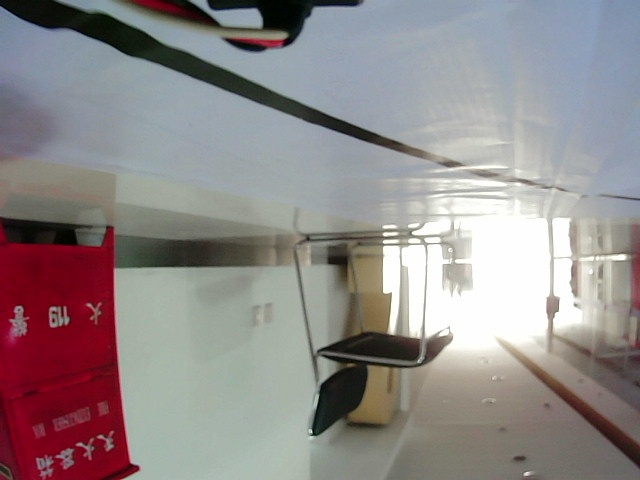
#> input picture ImageProcess/left.jpg, 640 x 480 px
$ python -i complete.py   (imports and definitions only)   (Python 2 division)   (older library calls are emulated)
#> lines starting #> are read from the running program, lines starting #| are printed output that depends on the picture; after the words box and inside, x2 and y2 are one past the last pixel; in counts of white or black regions, pixels touching at a corner belong together; long printed decimals are rounded
### driver.py
#!/usr/bin/python
# -*- coding: utf-8 -*-

import threading
import socket, json, time
import traceback

class driver:
    __sock = None
    __dst = None
    __conf = {}
    __keepRunning = True
    __recv_t = None
    __uid = 0

    def __init__(self):
        print ("----------Driver No.%d Init----------" % id(self))
        try:
            self.__dst = ('127.0.0.1', 61551)

            self.__sock = socket.socket(socket.AF_INET, socket.SOCK_DGRAM)
            self.__sock.settimeout(1.0)
            self.__recv_t = threading.Thread(target=self.recv_thread)
            self.__recv_t.start()
        except:
            traceback.print_exc()
            print ("----------Driver Init Failed----------")
            return
        print ("----------Driver Init Done----------")

    def __del__(self):
        # self.close()
        print ("\n----------Driver No.%d End----------" % id(self))

    def __launch(self):
        self.__sock.sendto(json.dumps(self.__conf).encode('utf-8'), self.__dst)
        self.__conf = {}

    def __setMotor(self, motor):
        # motor: from -1 to 1
        self.__conf['sm'] = round(max(min(motor, 1), -1), 3)

    def __setServo(self, steer):
        # steer: from -1 to 1
        self.__conf['ss'] = round(max(min(steer, 1), -1), 3)

    def __setDist(self, dt):
        # distance: from 0 to 0xffffffff
        self.__conf['sd'] = dt

    def __setMode(self, md):
        if md == 'speed':
            self.__conf['so'] = 1
        if md == 'distance':
            self.__conf['so'] = 3
        if md == 'stop':
            self.__conf['so'] = 0

    def __getMode(self):
        self.__conf['ro'] = 0

    def __getSensor(self):
        self.__conf['rs'] = 0

    def setStatus(self, **dt):
        self.__conf['uid'] = round(time.time(), 5)
        if 'motor' in dt:
            self.__setMotor(dt['motor'])
        if 'servo' in dt:
            self.__setServo(dt['servo'])
        if 'dist' in dt:
            self.__setDist(dt['dist'])
        if 'mode' in dt:
            self.__setMode(dt['mode'])
        self.__launch()

    # [12 lines left out: functions getStatus, close, not called in this run]

    def heartBeat(self):
        self.setStatus()

    # [26 lines left out: functions parse_feedback, recv_thread, not called in this run]


# [4 lines that do not run on import are left out]

### 1/complete.py
#!/usr/bin/python
# -*- coding: utf-8 -*-

from driver import driver
import numpy as np
import cv2
import math
import matplotlib.pyplot as plt
import time
import io
from time import sleep
import picamera

#定义全局变量
pattern=1
mm=0
ss=0
d=driver()
latest_mm=0.1
latest_ss=0
e=0
ed=0
e1=0
ei=0
u=0
flag_stop=0
ss1=0
ss2=0

pixel_rgb = np.array([[85,60,50],[75,35,130],[30,125,120],[124,107,40]])
pixel_l = np.array([[108,100,46],[161,180,46],[31,180,46],[95,140,46]])
pixel_u = np.array([[112,130,255],[169,255,255],[35,255,255],[98,190,255]])

class point:
    def __init__(self,x=0,y=0):
        self.x = x
        self.y = y


# [26 lines left out: functions motion_process, wiener, not called in this run]

def crossroad_process(img):
    height=img.shape[0]
    width=img.shape[1]
    # roi is the road condition
    roi=img[int(0.7*height):int(height),int(0.2*width):int(0.8*width)]
    gray = cv2.cvtColor(roi,cv2.COLOR_BGR2GRAY)
    # find Harris corners
    gray = np.float32(gray)
    dst = cv2.cornerHarris(gray,2,3,0.04)
    dst = cv2.dilate(dst,None)
    ret, dst = cv2.threshold(dst,0.01*dst.max(),255,0)
    dst = np.uint8(dst)

    # find centroids
    ret, labels, stats, centroids = cv2.connectedComponentsWithStats(dst)

    # define the criteria to stop and refine the corners
    criteria = (cv2.TERM_CRITERIA_EPS + cv2.TERM_CRITERIA_MAX_ITER, 100, 0.001)
    corners = cv2.cornerSubPix(gray,np.float32(centroids),(5,5),(-1,-1),criteria)

    # Now draw them
    res = np.int0(corners)
    point_num = res.shape[0]

    roi_height=roi.shape[0]
    roi_width=roi.shape[1]

    sum_y=0
    sum_x=0
    cnt=0

    for i in range(point_num):
        if ( res[i,1]<int(0.6*roi_height) and res[i,1]>int(0.4*roi_height)
         and res[i,0]<int(0.7*roi_width) and res[i,0]>int(0.3*roi_width) ):
            roi[res[i,1],res[i,0]]=[0,0,255] # red point
            sum_y=sum_y+res[i,1]
            sum_x=sum_x+res[i,0]
            cnt=cnt+1
    if cnt<=2:
        return (0,0)
    else:      #检测到交叉路口
        print "crossroad!"
        point_target_y=int(sum_y/cnt)  #单点控制
        point_target_x=int(sum_x/cnt)
        return (point_target_x-int(0.5*roi_width),roi_height-point_target_y)


def calculate(width, row, img): #计算前方黑线中心
    sum_column = 0
    sum_black = 0
    for i in range(0, width):
        if img[row][i] == 0:
            sum_column += 1
            sum_black += i
    if sum_column==0:
        return point(0,0)
    else:
        average = sum_black / sum_column
        center = point()
        center.x=average
        center.y=row
        return center

def control( x1, y1, x2, y2, x3, y3):  #控制算法
    global latest_mm,latest_ss
    global ss1,ss2
    a = x1 - x2
    b = y1 - y2
    c = x1 - x3
    d1 = y1 - y3
    a1 = ((x1 * x1 - x2 * x2) + (y1 * y1 - y2 * y2)) / 2.0
    a2 = ((x1 * x1 - x3 * x3) + (y1 * y1 - y3 * y3)) / 2.0
    theta = b * c - a * d1;
    if abs(theta) < 1e-7:
        cur=0
    else:
        x0 = (b * a2 - d1 * a1) / theta;
        y0 = (c * a1 - a * a2) / theta;
        r = np.sqrt(pow((x1 - x0), 2)+pow((y1 - y0), 2))
        cur=1/r
    if x3==-320 and y3==480:
        d.setStatus(motor=-latest_mm,servo=ss,dist=0x2ff,mode="distance")
        print back
    elif abs(x1-x3)<5:
        d.setStatus(motor=0.04,servo=0,dist=0x00,mode="speed")
    else:
        global e,ed,ek,e1,u,ei
        e=math.atan((-x3/y3)/1.57)/2.0+math.atan((-x2/y2)/1.57)/3.0+math.atan((-x1/y1)/1.57)/6.0

        ss=constrain(-0.92,0.92,e/1.4)
        if abs(ss)>0.8:
            mm=constrain(0.02,0.06,0.06)
        else:
            mm=constrain(0.02,0.06,0.04)
        latest_mm=mm
        latest_ss=ss
        print ss
        d.setStatus(motor=mm,servo=0.7*ss+0.2*ss1+0.1*ss2,dist=0x00,mode="speed")#舵角加权控制
        ss2=ss1
        ss1=ss
    time.sleep(1.5)

#上下限函数
def constrain( low, high, value ):
    return min(high, max(low, value))

def circle(img): #原图
    #灰度化
    gray=cv2.cvtColor(img,cv2.COLOR_BGR2GRAY)
    circles= cv2.HoughCircles(gray,cv2.HOUGH_GRADIENT,1,100,param1=100,param2=30,minRadius=25,maxRadius=30)#检测停止符标识
    if circles is None or len(circles[0])!=1:
        return 0
    else:
        return 1

def stop_continue(img):  #判断是否有停止符
    flag1=circle(img)
    if flag1==1:
        #停止
        d.setStatus(mode="stop")
        #进入倒车模式
        global pattern
        pattern=2
    else:
        #正常巡线
        cruise(img)

def cruise(img):#原图，巡线算法
    cross=crossroad_process(img)
    if cross[0]==0 and cross[1]==0:
        #三点巡线
       normal_cruise(img)
    else:
        control_single(cross[0],cross[1])


def normal_cruise(img):#原图，常规的三点巡线
    img=cv2.cvtColor(img,cv2.COLOR_BGR2GRAY)
    ret, thresh = cv2.threshold(img, 100, 255, cv2.THRESH_BINARY)#二值化
    height = thresh.shape[0]
    width = thresh.shape[1]
    thresh=thresh[int(0.6*height):int(height),int(0*width):int(1*width)]
    height = thresh.shape[0]
    width = thresh.shape[1]
    kernel = np.ones((11, 11), dtype=np.uint8)
    thresh = cv2.erode(cv2.dilate(thresh, kernel), kernel)


    point1 = calculate(width, 120, thresh)
    point1.x -= (width / 2)
    point1.y = height - point1.y

    point2 = calculate(width, 150, thresh)
    point2.x -= (width / 2)
    point2.y = height - point2.y

    point3 = calculate(width, 180, thresh)
    point3.x -= (width / 2)
    point3.y = height - point3.y

    control( point1.x , point1.y , point2.x , point2.y , point3.x , point3.y)  #利用前方三点进行控制

def control_single( x1, y1):  #单点控制
    d.setStatus(motor=0.08,servo=0.0,dist=0x00,mode="speed")

# [123 lines left out: functions hisEqulColor, grey_world, ComputeCenter, recog, backward, judge, not called in this run]


# [34 lines not run here, left out]

>>> import cv2
>>> picture = cv2.imread('../ImageProcess/left.jpg')
#> picture is the input picture: shape (480, 640, 3); mean B, G, R 137.9, 137.8, 145
>>> result = stop_continue(picture)
#> in circle, `gray=cv2.cvtColor(img,cv2.COLOR_BGR2GRAY)`:
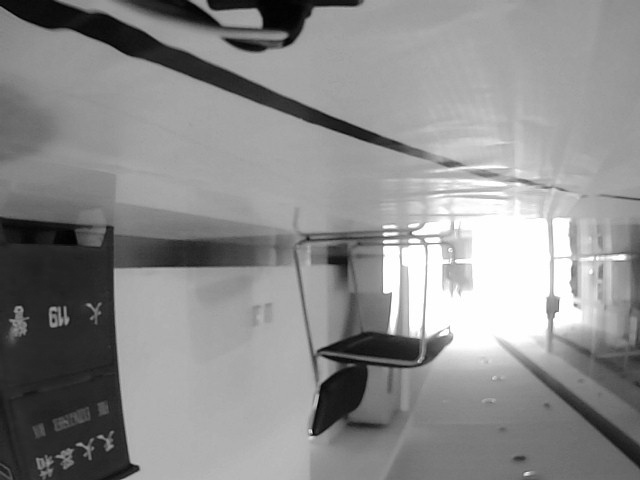
#> gray: shape (480, 640); min 1, max 255, mean 140
#> in circle, `circles= cv2.HoughCircles(gray,cv2.HOUGH_GRADIENT,1,100,param1=100,par..`: circles = None
#> in stop_continue, `flag1=circle(img)`: flag1 = 0
#> in crossroad_process, `roi=img[int(0.7*height):int(height),int(0.2*width):int(0.8*width)]`:
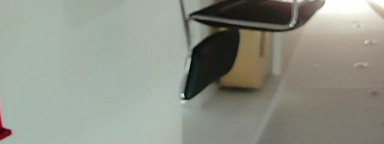
#> roi: shape (144, 384, 3); mean B, G, R 136.4, 147.5, 144
#> in crossroad_process, `gray = cv2.cvtColor(roi,cv2.COLOR_BGR2GRAY)`:
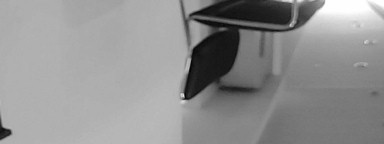
#> gray: shape (144, 384); min 4, max 255, mean 145.2
#> in crossroad_process, `dst = cv2.dilate(dst,None)`:
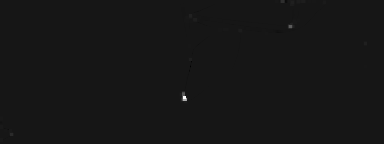
#> dst: shape (144, 384) float32; min -2165000.5, max 22618316, mean 12227.6; drawn with min black and max white
#> in crossroad_process, `ret, dst = cv2.threshold(dst,0.01*dst.max(),255,0)`:
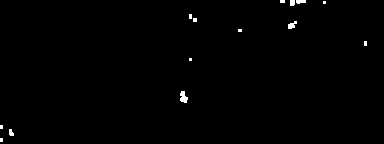
#> dst: shape (144, 384) float32; 0.57% white; 14 white regions (9 under 20 px), largest, box (x1, y1, x2, y2) and area: (180, 91, 188, 103) 66, (288, 21, 297, 29) 44, (296, 0, 306, 4) 33, (290, 0, 295, 6) 29, (9, 129, 14, 136) 27
#> in crossroad_process, `ret, dst = cv2.threshold(dst,0.01*dst.max(),255,0)`: ret = 226183.2
#> in crossroad_process, `ret, labels, stats, centroids = cv2.connectedComponentsWithStats(dst)`: labels: shape (144, 384) int32; 15 distinct labels, from 0 to 14
#> in crossroad_process, `ret, labels, stats, centroids = cv2.connectedComponentsWithStats(dst)`: ret = 15; stats = 15 rows, first 6: [0, 0, 384, 144, 54982], [280, 0, 5, 3, 15], [290, 0, 5, 6, 29], [296, 0, 10, 4, 33], [323, 1, 3, 3, 9], [189, 14, 3, 5, 15]; centroids = 15 rows, first 8: [191.4, 71.61], [282, 1], [291.9, 2.41], [300.3, 1.18], [324, 2], [190, 16], [194.5, 19.5], [291.7, 24.82]
#> in crossroad_process, `corners = cv2.cornerSubPix(gray,np.float32(centroids),(5,5),(-1,-1),cr..`: corners = 15 rows, first 8: [189.1, 67.34], [281.6, 1.33], [293.8, 2.51], [300.3, 1.18], [324.6, 2.93], [190, 16], [194.5, 19.5], [289.5, 28.64]
#> in crossroad_process, `res = np.int0(corners)`: res = 15 rows, first 8: [189, 67], [281, 1], [293, 2], [300, 1], [324, 2], [190, 16], [194, 19], [289, 28]
#> the loop in crossroad_process, `for i in range(point_num):` made 15 passes
#> (sum_y, sum_x) on pass 1: (67, 189)
#> after the loop in crossroad_process, `for i in range(point_num):`: roi: shape (144, 384, 3); under 0.01% of pixels changed, all inside (x1, y1, x2, y2) = (189, 67, 190, 68)
#> after the loop in crossroad_process, `for i in range(point_num):`: cnt = 1; sum_x = 189; sum_y = 67
#> in cruise, `cross=crossroad_process(img)`: cross = (0, 0)
#> in cruise, `cross=crossroad_process(img)`: img: shape (480, 640, 3); under 0.01% of pixels changed, all inside (x1, y1, x2, y2) = (317, 403, 318, 404)
#> in normal_cruise, `ret, thresh = cv2.threshold(img, 100, 255, cv2.THRESH_BINARY)#二值化`:
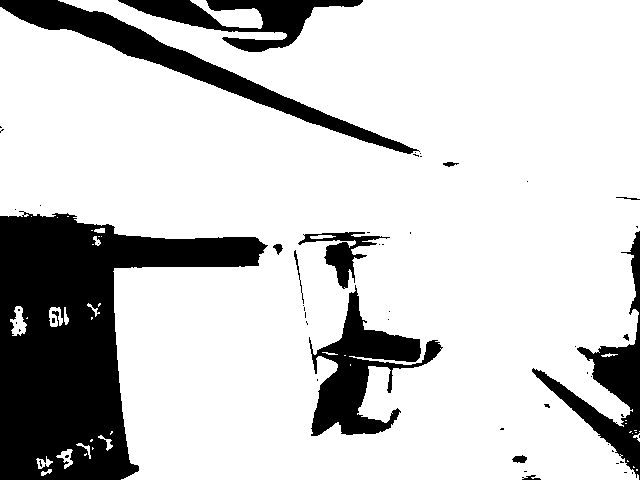
#> thresh: shape (480, 640); 79.7% white; 55 black regions (42 under 20 px), largest, box (x1, y1, x2, y2) and area: (0, 211, 268, 480) 34362, (0, 0, 420, 154) 8282, (309, 285, 443, 436) 7155
#> in normal_cruise, `thresh=thresh[int(0.6*height):int(height),int(0*width):int(1*width)]`: thresh: shape (192, 640); 71.7% white; 35 black regions (29 under 20 px), largest, box (x1, y1, x2, y2) and area: (0, 0, 139, 192) 22157, (309, 0, 443, 148) 7152, (532, 0, 640, 192) 5205, (512, 167, 527, 175) 84, (522, 187, 541, 192) 52, (623, 46, 629, 53) 24
#> in normal_cruise, `thresh = cv2.erode(cv2.dilate(thresh, kernel), kernel)`:
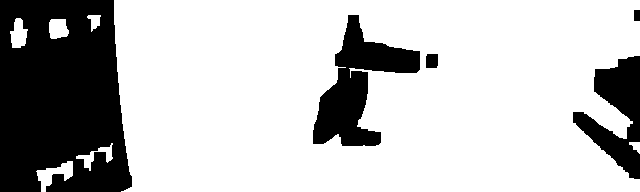
#> thresh: shape (192, 640); 74.3% white; 5 black regions, box (x1, y1, x2, y2) and area: (0, 0, 132, 192) 21537, (313, 15, 420, 146) 5845, (573, 56, 640, 179) 3932, (426, 54, 438, 68) 164, (634, 10, 640, 21) 66
#> after the loop in calculate, `for i in range(0, width):`: sum_black = 40696; sum_column = 196
#> in calculate, `average = sum_black / sum_column`: average = 207
#> in normal_cruise, `point1.x -= (width / 2)`: point1.x = -113
#> in normal_cruise, `point1.y = height - point1.y`: point1.y = 72
#> in normal_cruise, `point2.x -= (width / 2)`: point2.x = -135
#> in normal_cruise, `point2.y = height - point2.y`: point2.y = 42
#> in normal_cruise, `point3.x -= (width / 2)`: point3.x = -252
#> in normal_cruise, `point3.y = height - point3.y`: point3.y = 12
#> in control, `a = x1 - x2`: a = 22
#> in control, `b = y1 - y2`: b = 30
#> in control, `c = x1 - x3`: c = 139
#> in control, `d1 = y1 - y3`: d1 = 60
#> in control, `a1 = ((x1 * x1 - x2 * x2) + (y1 * y1 - y2 * y2)) / 2.0`: a1 = -1018
#> in control, `a2 = ((x1 * x1 - x3 * x3) + (y1 * y1 - y3 * y3)) / 2.0`: a2 = -22847.5
#> in control, `theta = b * c - a * d1;`: theta = 2850
#> in control, `x0 = (b * a2 - d1 * a1) / theta;`: x0 = -219.1
#> in control, `y0 = (c * a1 - a * a2) / theta;`: y0 = 126.7
#> in control, `r = np.sqrt(pow((x1 - x0), 2)+pow((y1 - y0), 2))`: r = 119.4
#> in control, `cur=1/r`: cur = 0.00838
#> in control, `e=math.atan((-x3/y3)/1.57)/2.0+math.atan((-x2/y2)/1.57)/3.0+math.atan(..`: e = 1.21
#> in control, `ss=constrain(-0.92,0.92,e/1.4)`: ss = 0.861
#| 0.8611
#> (the run stopped early here; a loop or call above may not have finished)

$ run again, on ImageProcess/straight.jpg
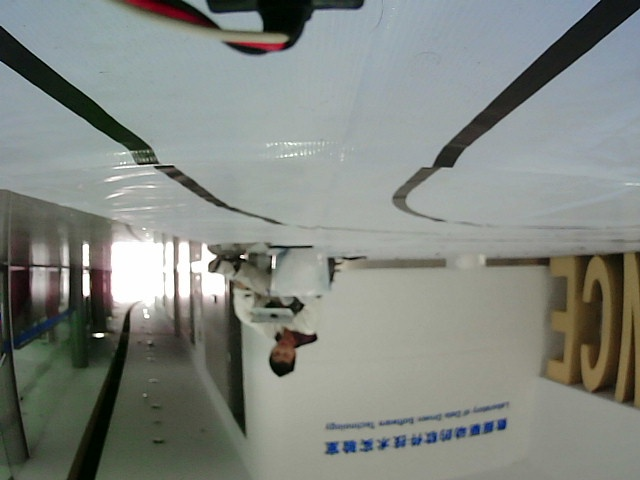
#> input picture ImageProcess/straight.jpg, 640 x 480 px
#> picture is the input picture: shape (480, 640, 3); mean B, G, R 129, 134.9, 130
#> circles = None
#> flag1 = 0
#> in crossroad_process, `ret, dst = cv2.threshold(dst,0.01*dst.max(),255,0)`:
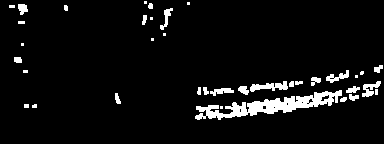
#> dst: shape (144, 384) float32; 5.7% white; 37 white regions (13 under 20 px), largest, box (x1, y1, x2, y2) and area: (195, 90, 342, 120) 1590, (250, 81, 288, 92) 221, (362, 81, 381, 97) 147
#> in crossroad_process, `ret, dst = cv2.threshold(dst,0.01*dst.max(),255,0)`: ret = 11985.5
#> labels: shape (144, 384) int32; 38 distinct labels, from 0 to 37
#> in crossroad_process, `ret, labels, stats, centroids = cv2.connectedComponentsWithStats(dst)`: ret = 38; stats = 38 rows, first 6: [0, 0, 384, 144, 52124], [144, 1, 3, 3, 9], [148, 3, 5, 6, 26], [187, 2, 3, 3, 9], [9, 5, 6, 3, 18], [18, 4, 10, 11, 79]; centroids = 38 pairs, first value 11.5 to 377.9, second value 2 to 107
#> corners = 38 pairs, first value 10.42 to 379.9, second value 3.4 to 107
#> res = 38 pairs, first value 10 to 379, second value 3 to 107
#> the loop in crossroad_process, `for i in range(point_num):` made 38 passes
#> (sum_y, sum_x) on passes 1, 22: (69, 185), (154, 450)
#> after the loop in crossroad_process, `for i in range(point_num):`: cnt = 2; sum_x = 450; sum_y = 154
#> cross = (0, 0)
#> in normal_cruise, `thresh = cv2.erode(cv2.dilate(thresh, kernel), kernel)`:
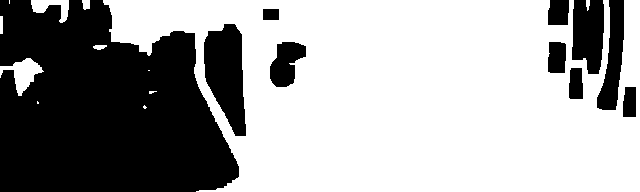
#> thresh: shape (192, 640); 63.1% white; 10 black regions, largest, box (x1, y1, x2, y2) and area: (0, 0, 239, 192) 35476, (204, 24, 246, 136) 3233, (572, 0, 604, 74) 1963
#> after the loop in calculate, `for i in range(0, width):`: sum_black = 27017; sum_column = 232
#> average = 116
#> point1.x = -204
#> point1.y = 72
#> point2.x = -205
#> point2.y = 42
#> point3.x = -205
#> point3.y = 12
#> a = 1
#> b = 30
#> c = 1
#> d1 = 60
#> a1 = 1505.5
#> a2 = 2315.5
#> theta = -30
#> x0 = 695.5
#> y0 = 27
#> r = 900.6
#> cur = 0.00111
